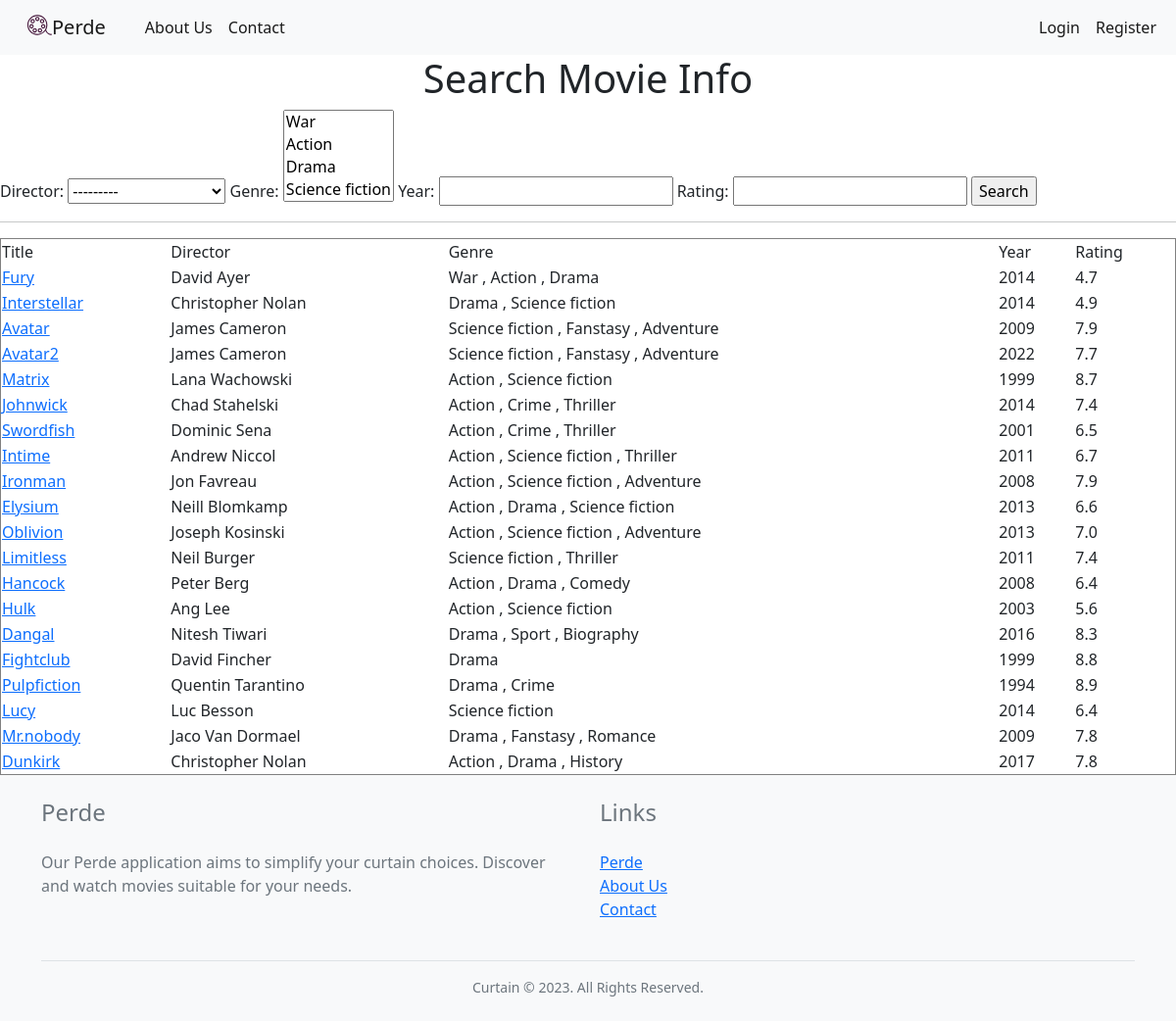
Screenshot of /searchMovie/ with the database file from the repository.
### HomeApp/models.py (models this page shows, shortened)
class Movie(models.Model):
    title = models.CharField(max_length=100)
    description = models.TextField()
    year = models.IntegerField()
    rating = models.FloatField()
    genre = models.ManyToManyField(Genre, related_name='movies')
    director = models.ForeignKey(Director, on_delete=models.CASCADE, related_name='movies')
    actors = models.ManyToManyField(Actor, related_name='movies')
    runtime = models.IntegerField()
    poster = models.CharField(max_length=200)
    trailer = models.CharField(max_length=200, null=True)
    link = models.CharField(max_length=200, null=True)

class Director(models.Model):
    name = models.CharField(max_length=100)
    birth_day = models.DateField(blank=True, null=True)
    country = models.CharField(max_length=100, blank=True, null=True)
    def __str__(self):
        return self.name

class Genre(models.Model):
    name = models.CharField(max_length=100)
    def __str__(self):
        return self.name

### HomeApp/views.py (the view)
# urls.py: path('searchMovie/',HomeApp.views.searchMovie, name= 'searchMovie'),
def searchMovie(request):
    movie = Movie.objects.all()
    filters = FilterMovie(request.GET, queryset= movie)
    context = {'filters': filters }
    return render(request,'searchMovie.html',context)

### HomeApp/templates/searchMovie.html (shortened to what this page needs)
<!DOCTYPE html>
<html>
<head>
</head>
{% extends 'base.html' %}
{% block content %}
<h1 align ="center ">Search Movie Info </h1>
<form method = "get">
    {{filters.form}}
    <input type="submit" value= "Search" name="" >
</form>
<hr>
<form method="get">
<table border = "1">
    <tr>
        <td>Title </td>
        <td>Director</td>
        <td>Genre</td>
        <td>Year</td>
        <td>Rating</td>
    </tr>
{% for item in filters.qs %}
    <tr>
        <td><a href="/movie/{{item.title}}">{{item.title}}</a></td>
        <td>{{item.director}}</td>
        <td>{% for genre in item.genre.all %}
            {{ genre.name }}
            {% if not forloop.last %},{% endif %}
        {% endfor %}</td>
        <td>{{item.year}}</td>
        <td>{{item.rating}}</td>
    </tr>
{% endfor %}
</table>
</form>
{% endblock %}

### HomeApp/templates/searchMovie.html (style rules this page uses)
table { width: 100%; }

### rows the page displays
Movie: title "Fury", director "David Ayer", year "2014", rating "4.7"
Genre: name "War"
Genre: name "Action"
Genre: name "Drama"
Movie: title "Interstellar", director "Christopher Nolan", year "2014", rating "4.9"
Genre: name "Science fiction"
Movie: title "Avatar", director "James Cameron", year "2009", rating "7.9"
Genre: name "Fanstasy"
Genre: name "Adventure"
Movie: title "Avatar2", director "James Cameron", year "2022", rating "7.7"
Movie: title "Matrix", director "Lana Wachowski", year "1999", rating "8.7"
Movie: title "Johnwick", director "Chad Stahelski", year "2014", rating "7.4"
Genre: name "Crime"
Genre: name "Thriller"
Movie: title "Swordfish", director "Dominic Sena", year "2001", rating "6.5"
Movie: title "Intime", director "Andrew Niccol", year "2011", rating "6.7"
Movie: title "Ironman", director "Jon Favreau", year "2008", rating "7.9"
Movie: title "Elysium", director "Neill Blomkamp", year "2013", rating "6.6"
Movie: title "Oblivion", director "Joseph Kosinski", year "2013", rating "7.0"
Movie: title "Limitless", director "Neil Burger", year "2011", rating "7.4"
Movie: title "Hancock", director "Peter Berg", year "2008", rating "6.4"
Genre: name "Comedy"
Movie: title "Hulk", director "Ang Lee", year "2003", rating "5.6"
Movie: title "Dangal", director "Nitesh Tiwari", year "2016", rating "8.3"
Genre: name "Sport"
Genre: name "Biography"
Movie: title "Fightclub", director "David Fincher", year "1999", rating "8.8"
Movie: title "Pulpfiction", director "Quentin Tarantino", year "1994", rating "8.9"
Movie: title "Lucy", director "Luc Besson", year "2014", rating "6.4"
Movie: title "Mr.nobody", director "Jaco Van Dormael", year "2009", rating "7.8"
Genre: name "Romance"
Movie: title "Dunkirk", director "Christopher Nolan", year "2017", rating "7.8"
Genre: name "History"
